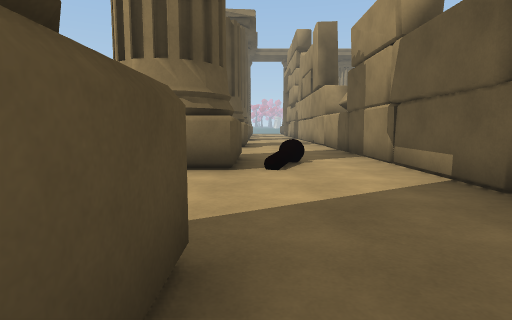
View 1 (above)

16 first-person views from a walk through a 3-D level made in the Unity game engine. The camera is 1.2 m above the floor, tilts 6° down and sees 80° across. The floor is counted in squares, 2 m on a side. Each view is taken from the middle of a square. On the plan, view 1 faces up. The plan holds only what a view shows up to about 9 squares ahead; the rest is blank. The place goes on beyond the plan. The player is left out.

View 2
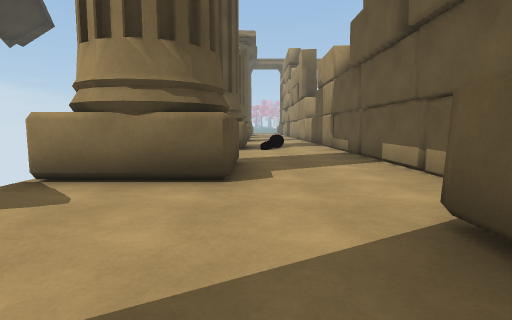

View 3
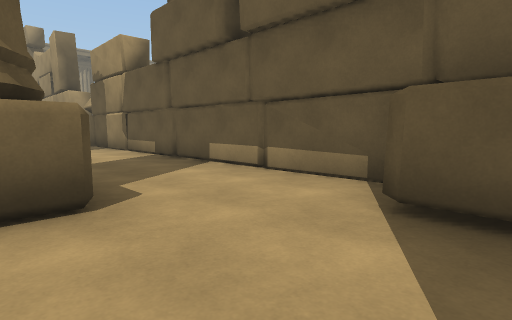

View 4
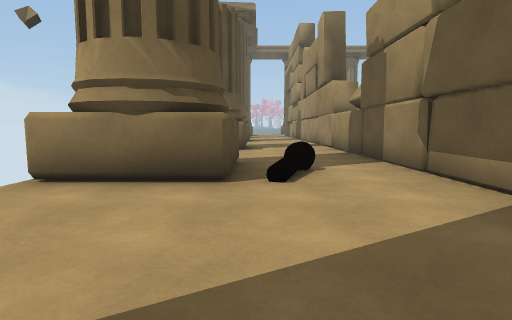

View 5
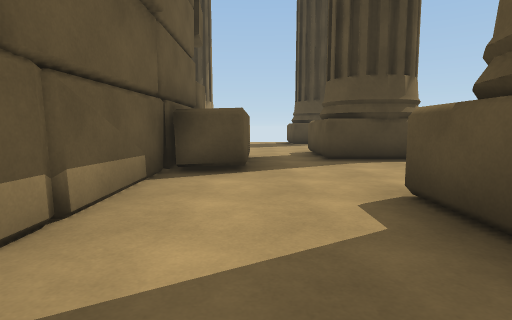

View 6
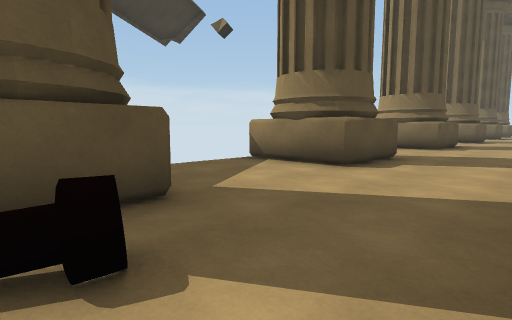

View 7
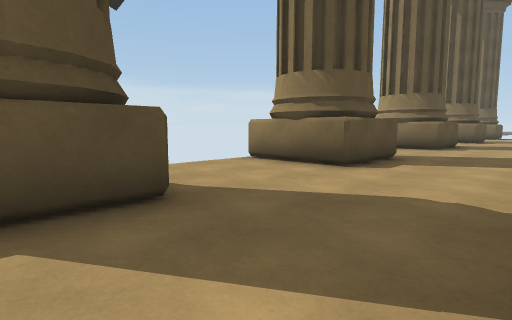

View 8
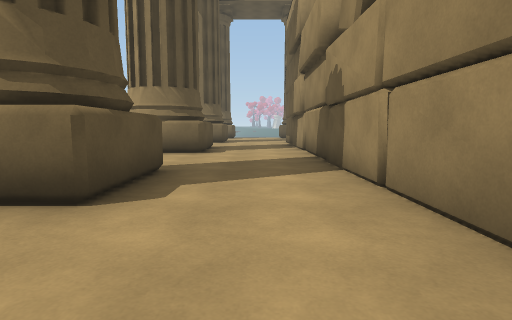

View 9
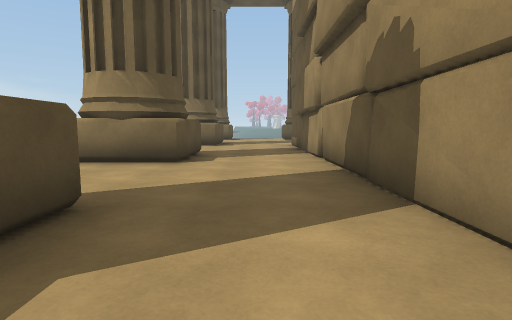

View 10
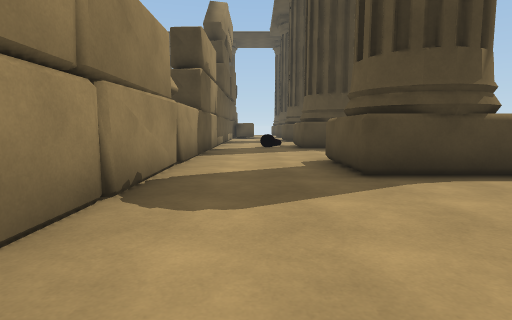

View 11
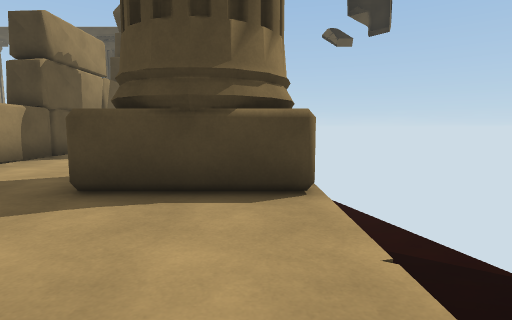

View 12
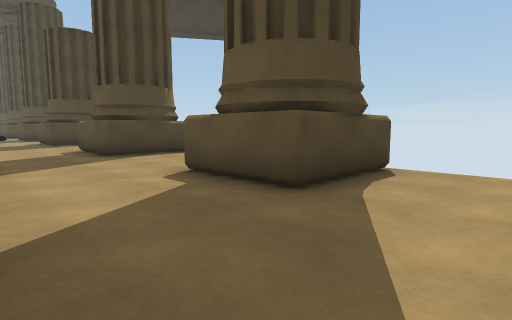

View 13
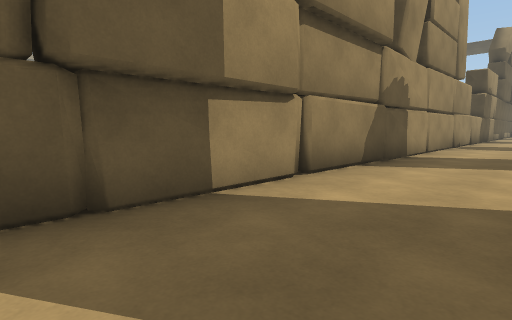

View 14
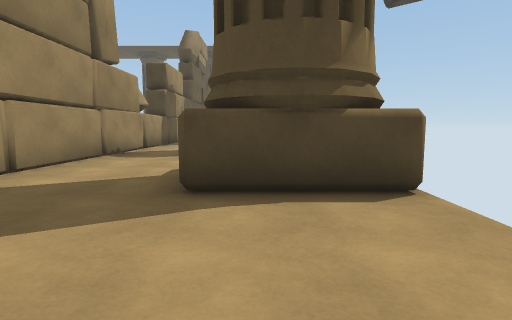

View 15
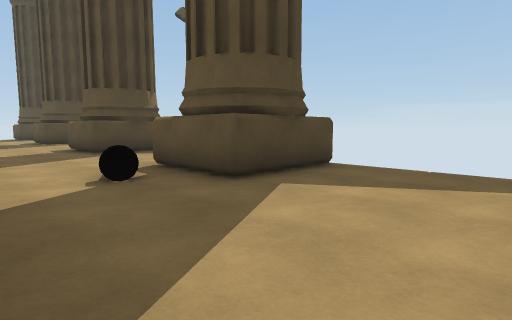

View 16
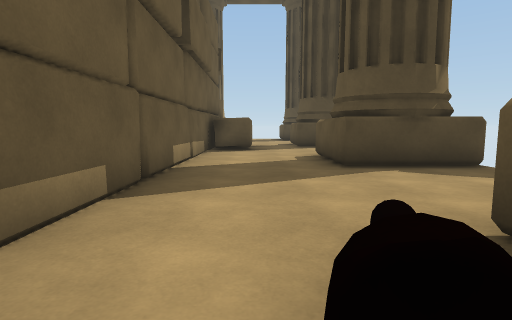

### Floor plan
Key: @ floor where view 1 was taken; # wall or solid block; x gap in a wall; . floor; = window, fence, low wall or low ledge; v drop or lower ground; P pillar.
Columns run from 3 left of view 1 to 3 right of it. Each row starts with its distance up from view 1.
 23 v.....#
 22 v.....#
 21 v##...#
 20  ##...#
 19  .....#
 18  .....#
 17 v.....#
 16 v##...#
 15  ##...#
 14 v.....#
 13 v.....#
 12 v.....#
 11 PPP...#
 10 PPP...#
  9 v.....#
  8 v.....#
  7 v.....#
  6 v##...#
  5  ##x=.#
  4 v.....#
  3  .....#
  2  .....#
  1 v##...#
  0 v##@..#
 -1 v.....#
 -2  ....##
 -3  ...##
 -4  ##.#
 -5   #..
 -6    ..
 -7    ..

Where each view was taken, in squares from view 1:
view 1: 0 up, 0 right, facing up
view 2: 4 down, 0 right, facing up
view 3: 3 down, 1 left, facing up-right
view 4: 1 up, 0 right, facing up
view 5: 2 up, 1 right, facing down
view 6: 5 up, 2 right, facing up-left
view 7: 10 up, 2 right, facing up-left
view 8: 12 up, 1 right, facing up
view 9: 14 up, 1 right, facing up
view 10: 15 up, 1 right, facing down
view 11: 14 up, 2 left, facing down
view 12: 23 up, 2 right, facing down-left
view 13: 23 up, 0 right, facing down-right
view 14: 19 up, 1 left, facing down
view 15: 9 up, 2 right, facing down-left
view 16: 6 up, 1 right, facing down
